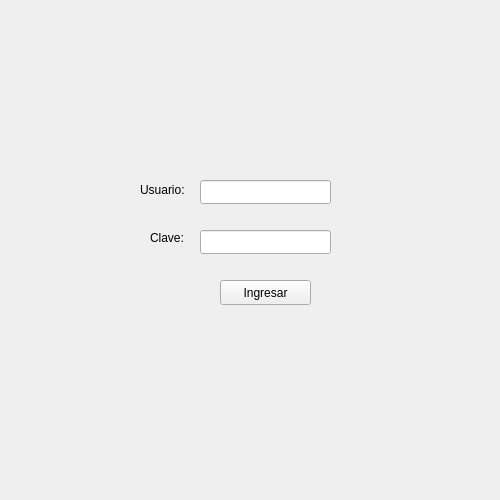
<?xml version="1.0" encoding="UTF-8"?>
<ui version="4.0">
 <class>Login</class>
 <widget class="QWidget" name="Login">
  <property name="geometry">
   <rect>
    <x>0</x>
    <y>0</y>
    <width>500</width>
    <height>500</height>
   </rect>
  </property>
  <property name="windowTitle">
   <string>Login</string>
  </property>
  <widget class="QPushButton" name="pushButton">
   <property name="geometry">
    <rect>
     <x>220</x>
     <y>280</y>
     <width>91</width>
     <height>25</height>
    </rect>
   </property>
   <property name="text">
    <string>Ingresar</string>
   </property>
  </widget>
  <widget class="QLineEdit" name="leClave">
   <property name="geometry">
    <rect>
     <x>200</x>
     <y>230</y>
     <width>131</width>
     <height>24</height>
    </rect>
   </property>
   <property name="text">
    <string/>
   </property>
  </widget>
  <widget class="QLineEdit" name="leUsuario">
   <property name="geometry">
    <rect>
     <x>200</x>
     <y>180</y>
     <width>131</width>
     <height>24</height>
    </rect>
   </property>
   <property name="text">
    <string/>
   </property>
  </widget>
  <widget class="QLabel" name="lUsuario">
   <property name="geometry">
    <rect>
     <x>140</x>
     <y>180</y>
     <width>51</width>
     <height>20</height>
    </rect>
   </property>
   <property name="text">
    <string>Usuario:</string>
   </property>
  </widget>
  <widget class="QLabel" name="lClave">
   <property name="geometry">
    <rect>
     <x>150</x>
     <y>230</y>
     <width>41</width>
     <height>16</height>
    </rect>
   </property>
   <property name="text">
    <string>Clave:</string>
   </property>
  </widget>
 </widget>
 <resources/>
 <connections/>
</ui>
